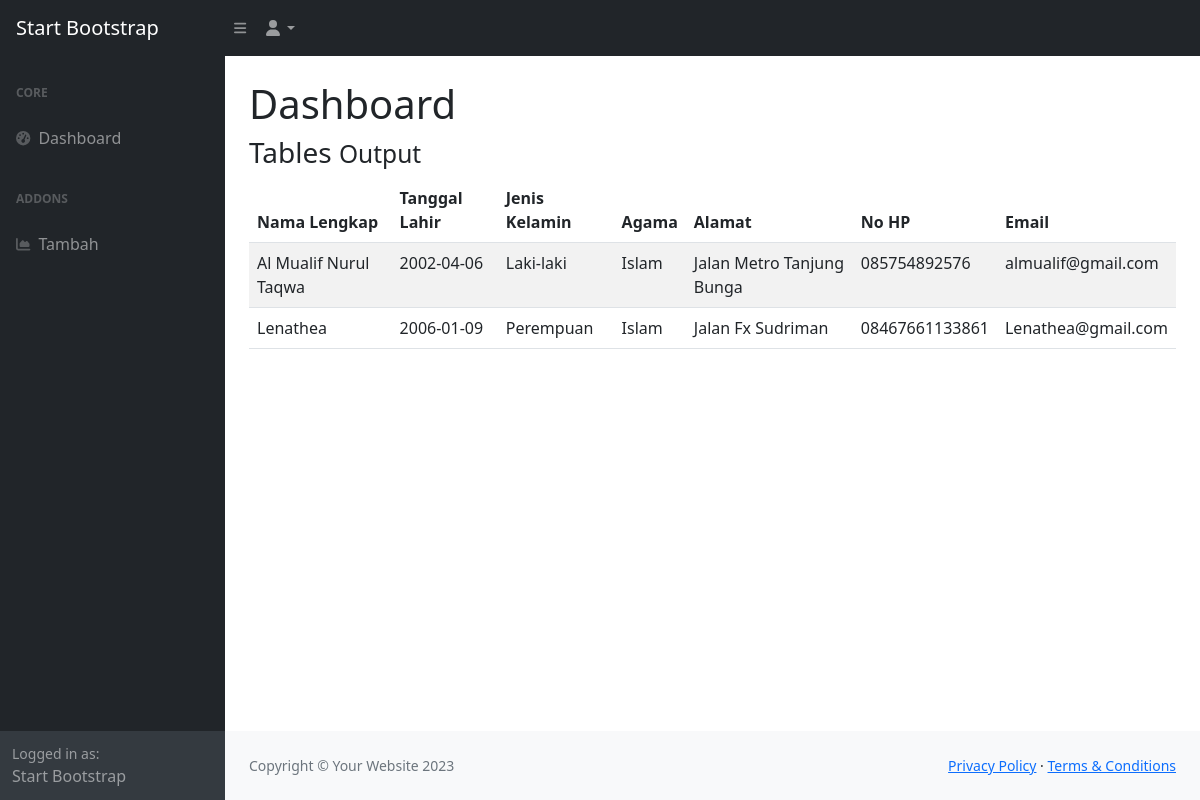
The page /Codingan/startbootstrap-sb-admin-angular/index.php on the database its author committed.
### tables this page shows
CREATE TABLE `tb_anggota` (
  `no` int(11) NOT NULL,
  `nama_lengkap` varchar(250) NOT NULL,
  `tanggal_lahir` date NOT NULL,
  `jenis_kelamin` varchar(100) NOT NULL,
  `agama` varchar(50) NOT NULL,
  `alamat` varchar(50) NOT NULL,
  `no_hp` varchar(75) NOT NULL,
  `email` varchar(100) NOT NULL
);

### Codingan/startbootstrap-sb-admin-angular/index.php (the view, shortened to what this page needs)
<!DOCTYPE html>
<html lang="en">
    <head>
        <link href="https://cdn.jsdelivr.net/npm/simple-datatables@7.1.2/dist/style.min.css" rel="stylesheet" />
        <link href="css/styles.css" rel="stylesheet" />
    </head>
    <body class="sb-nav-fixed">
        <nav class="sb-topnav navbar navbar-expand navbar-dark bg-dark">
            <a class="navbar-brand ps-3" href="index.html">Start Bootstrap</a>
            <button class="btn btn-link btn-sm order-1 order-lg-0 me-4 me-lg-0" id="sidebarToggle" href="#!"><i class="fas fa-bars"></i></button>
            <ul class="navbar-nav ms-auto ms-md-0 me-3 me-lg-4">
                <li class="nav-item dropdown">
                    <a class="nav-link dropdown-toggle" id="navbarDropdown" href="#" role="button" data-bs-toggle="dropdown" aria-expanded="false"><i class="fas fa-user fa-fw"></i></a>
                </li>
            </ul>
        </nav>
        <div id="layoutSidenav">
            <div id="layoutSidenav_nav">
                <nav class="sb-sidenav accordion sb-sidenav-dark" id="sidenavAccordion">
                    <div class="sb-sidenav-menu">
                        <div class="nav">
                            <div class="sb-sidenav-menu-heading">Core</div>
                            <a class="nav-link" href="index.php">
                                <div class="sb-nav-link-icon"><i class="fas fa-tachometer-alt"></i></div>
                                Dashboard
                            </a>
                            <div class="sb-sidenav-menu-heading">Addons</div>
                            <a class="nav-link" href="Tambah.php">
                                <div class="sb-nav-link-icon"><i class="fas fa-chart-area"></i></div>
                                Tambah
                            </a>
                        </div>
                    </div>
                    <div class="sb-sidenav-footer">
                        <div class="small">Logged in as:</div>
                        Start Bootstrap
                    </div>
                </nav>
            </div>
            <div id="layoutSidenav_content">
                <main>
                    <div class="container-fluid px-4">
                        <h1 class="mt-4">Dashboard</h1>
                        <?php
$host = "localhost";
$username = "root";
$password = "";
$database = "tugas2web";
$conn = mysqli_connect($host, $username, $password, $database);
$sql = "SELECT * FROM tb_anggota";
$result = mysqli_query($conn, $sql);
?>
<div class="right_col" role="main">
    <div class="">
        <div class="page-title">
            <div class="title_left">
                <h3>Tables <small>Output</small></h3>
            </div>
        </div>
        <div class="row" style="display: block;">
            <div class="col-md-12 col-sm-12  ">
                <div class="x_panel">
                    <div class="x_content">
                        <div class="table-responsive">
                            <table class="table table-striped">
                                <thead>
                                    <tr>
                                        <th>Nama Lengkap</th>
                                        <th>Tanggal Lahir</th>
                                        <th>Jenis Kelamin</th>
                                        <th>Agama</th>
                                        <th>Alamat</th>
                                        <th>No HP</th>
                                        <th>Email</th>
                                    </tr>
                                </thead>
                                <tbody>
                                <?php
                                if (mysqli_num_rows($result) > 0) {
                                    while ($row = mysqli_fetch_assoc($result)) {
                                        echo "<tr>";
                                        echo "<td>" . $row["nama_lengkap"] . "</td>";
                                        echo "<td>" . $row["tanggal_lahir"] . "</td>";
                                        echo "<td>" . $row["jenis_kelamin"] . "</td>";
                                        echo "<td>" . $row["agama"] . "</td>";
                                        echo "<td>" . $row["alamat"] . "</td>";
                                        echo "<td>" . $row["no_hp"] . "</td>";
                                        echo "<td>" . $row["email"] . "</td>";
                                        echo "</tr>";
                                    }
                                } else {
                                    echo "<tr>";
                                    echo "<td colspan='7' align='center'>Tidak ada data yang ditemukan</td>";
                                    echo "</tr>";
                                }
                                ?>
                                </tbody>
                            </table>
                        </div>
                    </div>
                </div>
            </div>
        </div>
    </div>
</div>
                    </div>
                </main>
                <footer class="py-4 bg-light mt-auto">
                    <div class="container-fluid px-4">
                        <div class="d-flex align-items-center justify-content-between small">
                            <div class="text-muted">Copyright &copy; Your Website 2023</div>
                            <div>
                                <a href="#">Privacy Policy</a>
                                &middot;
                                <a href="#">Terms &amp; Conditions</a>
                            </div>
                        </div>
                    </div>
                </footer>
            </div>
        </div>
    </body>
</html>

### rows shown on the page
tb_anggota: nama_lengkap "Al Mualif Nurul Taqwa", tanggal_lahir "2002-04-06", jenis_kelamin "Laki-laki", agama "Islam", alamat "Jalan Metro Tanjung Bunga", no_hp "085754892576", email "almualif@gmail.com"
tb_anggota: nama_lengkap "Lenathea", tanggal_lahir "2006-01-09", jenis_kelamin "Perempuan", agama "Islam", alamat "Jalan Fx Sudriman", no_hp "08467661133861", email "Lenathea@gmail.com"
